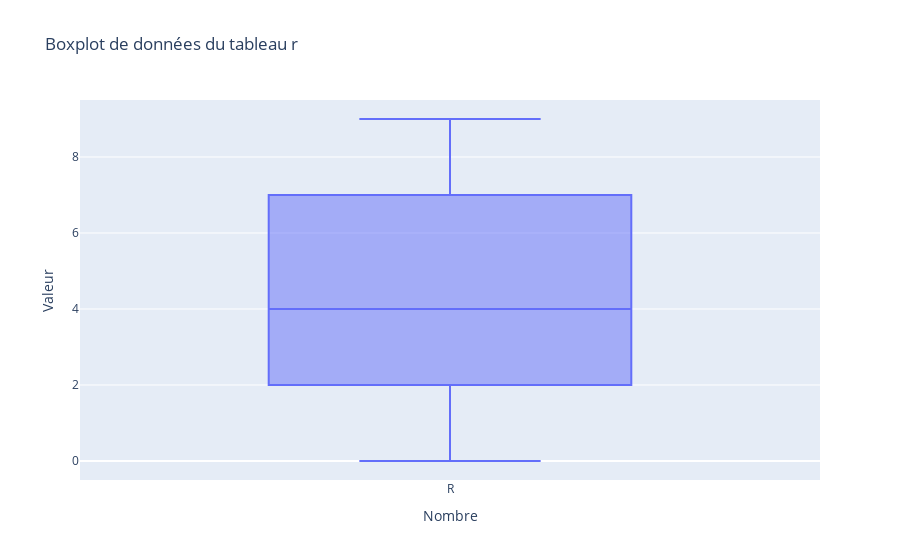

The notebook cell this image was saved under:
### Markdown cell above
## **Job 14**
A l'aide de matplotlib (ou d'une autre librairie de votre choix), visualisez la distribution et dispersion des données du tableau $R$ à travers leurs **quartiles** en utilisant l'outil statistique, le boxplot.

### Code cell
fig = go.Figure()
fig.add_trace(go.Box(y=r, name='R'))

fig.update_layout(
    title="Boxplot de données du tableau r",
    xaxis_title="Nombre",
    yaxis_title="Valeur",
    showlegend=False
)

fig.show()

### Figure 1 — Plotly figure (JSON) as saved in the notebook; plotly's stock layout.template omitted (floating-point values rounded to 4 significant figures; data arrays with more than 128 entries replaced by an {"elided": "..."} marker saying what was removed)
{"data": [{"name": "R", "type": "box", "y": {"elided": "450 int values"}}], "layout": {"showlegend": false, "title": {"text": "Boxplot de données du tableau r"}, "xaxis": {"title": {"text": "Nombre"}}, "yaxis": {"title": {"text": "Valeur"}}}}
